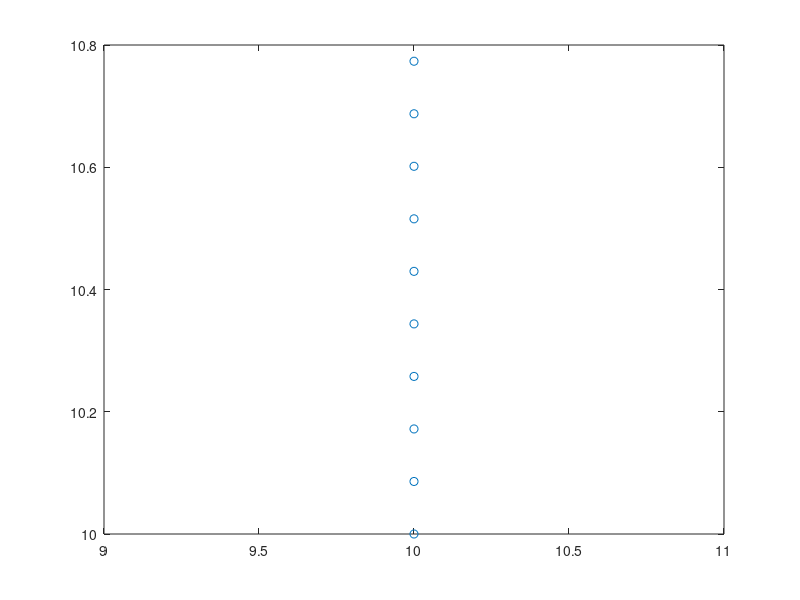

Write the MATLAB code that produced this figure.
%% ---------------------------------------------------------------------
%%
%% Copyright (c) 2015 - 2019 by the IBAMR developers
%% All rights reserved.
%%
%% This file is part of IBAMR.
%%
%% IBAMR is free software and is distributed under the 3-clause BSD
%% license. The full text of the license can be found in the file
%% COPYRIGHT at the top level directory of IBAMR.
%%
%% ---------------------------------------------------------------------

clear all;
clc;

Lx = 32;
Ly = 22;
b = 1.0;
Nx = 256;
Ny = 256;

Dx = Lx / Nx;
Dy = Ly / Ny;
total_points = ceil(b/(1.25*Dy));

X_com = 10.0;
X = X_com*ones(total_points, 1);
Y = zeros(total_points, 1);

for j = 1: total_points
    Y(j,1) =  10.0 + (j-1)*Dy;
end

plot(X(:,1), Y(:,1), 'o');

%% Print out vertex files
vertex_fid = fopen('plate2d.vertex', 'w');
fprintf(vertex_fid, '%d\n', total_points);

for node = 1: total_points
     fprintf(vertex_fid, '%1.16e %1.16e\n', X(node,1), Y(node,1));
end 
